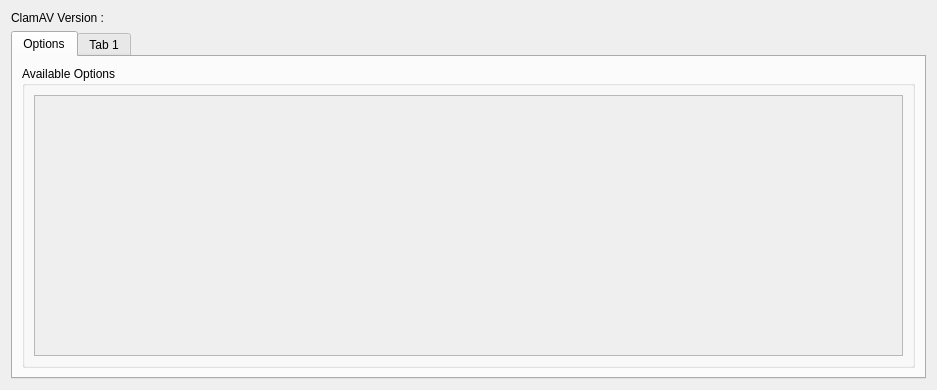
<?xml version="1.0" encoding="UTF-8"?>
<ui version="4.0">
 <class>optionsDialog</class>
 <widget class="QWidget" name="optionsDialog">
  <property name="geometry">
   <rect>
    <x>0</x>
    <y>0</y>
    <width>937</width>
    <height>390</height>
   </rect>
  </property>
  <property name="windowTitle">
   <string>Form</string>
  </property>
  <property name="windowOpacity">
   <double>1.000000000000000</double>
  </property>
  <layout class="QGridLayout" name="gridLayout_5">
   <item row="1" column="0">
    <widget class="QTabWidget" name="tabWidget">
     <property name="currentIndex">
      <number>0</number>
     </property>
     <property name="iconSize">
      <size>
       <width>22</width>
       <height>22</height>
      </size>
     </property>
     <widget class="QWidget" name="tab">
      <attribute name="icon">
       <iconset theme="contact-new"/>
      </attribute>
      <attribute name="title">
       <string>Options</string>
      </attribute>
      <layout class="QVBoxLayout" name="verticalLayout_3">
       <item>
        <widget class="QGroupBox" name="groupBox">
         <property name="title">
          <string>Available Options</string>
         </property>
         <layout class="QVBoxLayout" name="verticalLayout">
          <item>
           <widget class="QScrollArea" name="scrollArea_2">
            <property name="widgetResizable">
             <bool>true</bool>
            </property>
            <widget class="QWidget" name="scrollAreaWidgetContents_2">
             <property name="geometry">
              <rect>
               <x>0</x>
               <y>0</y>
               <width>871</width>
               <height>249</height>
              </rect>
             </property>
             <layout class="QGridLayout" name="gridLayout_2">
              <item row="0" column="0">
               <layout class="QVBoxLayout" name="optionLayout">
                <property name="spacing">
                 <number>6</number>
                </property>
                <property name="topMargin">
                 <number>2</number>
                </property>
                <property name="bottomMargin">
                 <number>2</number>
                </property>
               </layout>
              </item>
              <item row="0" column="1">
               <layout class="QVBoxLayout" name="optionLayout_2">
                <property name="spacing">
                 <number>6</number>
                </property>
               </layout>
              </item>
             </layout>
            </widget>
           </widget>
          </item>
         </layout>
        </widget>
       </item>
      </layout>
     </widget>
     <widget class="QWidget" name="pathTab">
      <attribute name="icon">
       <iconset resource="../resources.qrc">
        <normaloff>:/icons/icons/directories.png</normaloff>:/icons/icons/directories.png</iconset>
      </attribute>
      <attribute name="title">
       <string>Tab 1</string>
      </attribute>
      <layout class="QGridLayout" name="gridLayout">
       <item row="0" column="0">
        <widget class="QScrollArea" name="scrollArea">
         <property name="widgetResizable">
          <bool>true</bool>
         </property>
         <widget class="QWidget" name="scrollAreaWidgetContents">
          <property name="geometry">
           <rect>
            <x>0</x>
            <y>0</y>
            <width>399</width>
            <height>285</height>
           </rect>
          </property>
          <layout class="QGridLayout" name="gridLayout_7">
           <item row="8" column="0" colspan="2">
            <spacer name="verticalSpacer">
             <property name="orientation">
              <enum>Qt::Orientation::Vertical</enum>
             </property>
             <property name="sizeHint" stdset="0">
              <size>
               <width>20</width>
               <height>40</height>
              </size>
             </property>
            </spacer>
           </item>
           <item row="2" column="0" colspan="2">
            <widget class="QFrame" name="scanFileFrame">
             <property name="frameShape">
              <enum>QFrame::Shape::NoFrame</enum>
             </property>
             <property name="frameShadow">
              <enum>QFrame::Shadow::Raised</enum>
             </property>
             <layout class="QHBoxLayout" name="horizontalLayout_3">
              <property name="topMargin">
               <number>1</number>
              </property>
              <property name="bottomMargin">
               <number>1</number>
              </property>
              <item>
               <widget class="QCheckBox" name="scanFilesFromFileCheckBox">
                <property name="text">
                 <string>Scan files from file</string>
                </property>
               </widget>
              </item>
              <item>
               <widget class="QLineEdit" name="scanFilesFromFileLineEdit"/>
              </item>
              <item>
               <widget class="QPushButton" name="selectSFFButton">
                <property name="text">
                 <string>...</string>
                </property>
               </widget>
              </item>
             </layout>
            </widget>
           </item>
           <item row="5" column="0" colspan="2">
            <widget class="QFrame" name="copyFrame">
             <property name="frameShape">
              <enum>QFrame::Shape::NoFrame</enum>
             </property>
             <property name="frameShadow">
              <enum>QFrame::Shadow::Raised</enum>
             </property>
             <layout class="QHBoxLayout" name="horizontalLayout_6">
              <property name="topMargin">
               <number>1</number>
              </property>
              <property name="bottomMargin">
               <number>1</number>
              </property>
              <item>
               <widget class="QCheckBox" name="copyDirectoryCheckBox">
                <property name="text">
                 <string>Copy infected files into DIRECTORY</string>
                </property>
               </widget>
              </item>
              <item>
               <widget class="QLineEdit" name="copyDirectoryLineEdit">
                <property name="styleSheet">
                 <string notr="true"/>
                </property>
                <property name="readOnly">
                 <bool>true</bool>
                </property>
               </widget>
              </item>
              <item>
               <widget class="QPushButton" name="selectCFButton">
                <property name="styleSheet">
                 <string notr="true"/>
                </property>
                <property name="text">
                 <string>...</string>
                </property>
               </widget>
              </item>
             </layout>
            </widget>
           </item>
           <item row="1" column="0" colspan="2">
            <widget class="QFrame" name="scanReportFrame">
             <property name="frameShape">
              <enum>QFrame::Shape::NoFrame</enum>
             </property>
             <property name="frameShadow">
              <enum>QFrame::Shadow::Raised</enum>
             </property>
             <layout class="QHBoxLayout" name="horizontalLayout_2">
              <property name="topMargin">
               <number>1</number>
              </property>
              <property name="bottomMargin">
               <number>1</number>
              </property>
              <item>
               <widget class="QCheckBox" name="scanReportToFileCheckBox">
                <property name="text">
                 <string>Save scan report to FILE</string>
                </property>
               </widget>
              </item>
              <item>
               <widget class="QLineEdit" name="scanReportToFileLineEdit">
                <property name="styleSheet">
                 <string notr="true"/>
                </property>
                <property name="readOnly">
                 <bool>true</bool>
                </property>
               </widget>
              </item>
              <item>
               <widget class="QPushButton" name="viewButton">
                <property name="text">
                 <string/>
                </property>
                <property name="icon">
                 <iconset resource="../resources.qrc">
                  <normaloff>:/icons/icons/magnifierglass.png</normaloff>:/icons/icons/magnifierglass.png</iconset>
                </property>
                <property name="iconSize">
                 <size>
                  <width>22</width>
                  <height>22</height>
                 </size>
                </property>
               </widget>
              </item>
              <item>
               <widget class="QPushButton" name="selectSCRFButton">
                <property name="styleSheet">
                 <string notr="true"/>
                </property>
                <property name="text">
                 <string>...</string>
                </property>
               </widget>
              </item>
             </layout>
            </widget>
           </item>
           <item row="4" column="0" colspan="2">
            <widget class="QFrame" name="moveFrame">
             <property name="frameShape">
              <enum>QFrame::Shape::NoFrame</enum>
             </property>
             <property name="frameShadow">
              <enum>QFrame::Shadow::Raised</enum>
             </property>
             <layout class="QHBoxLayout" name="horizontalLayout_5">
              <property name="topMargin">
               <number>1</number>
              </property>
              <property name="bottomMargin">
               <number>1</number>
              </property>
              <item>
               <widget class="QCheckBox" name="moveDirectoryCheckBox">
                <property name="text">
                 <string>Move infected files into DIRECTORY</string>
                </property>
               </widget>
              </item>
              <item>
               <widget class="QLineEdit" name="moveDirectoryLineEdit">
                <property name="styleSheet">
                 <string notr="true"/>
                </property>
                <property name="readOnly">
                 <bool>true</bool>
                </property>
               </widget>
              </item>
              <item>
               <widget class="QPushButton" name="selectMDButton">
                <property name="styleSheet">
                 <string notr="true"/>
                </property>
                <property name="text">
                 <string>...</string>
                </property>
               </widget>
              </item>
             </layout>
            </widget>
           </item>
           <item row="0" column="0" colspan="2">
            <widget class="QFrame" name="databaseFrame">
             <property name="frameShape">
              <enum>QFrame::Shape::NoFrame</enum>
             </property>
             <property name="frameShadow">
              <enum>QFrame::Shadow::Raised</enum>
             </property>
             <layout class="QHBoxLayout" name="horizontalLayout">
              <property name="topMargin">
               <number>1</number>
              </property>
              <property name="bottomMargin">
               <number>1</number>
              </property>
              <item>
               <widget class="QCheckBox" name="loadVirusDatabaseCheckBox">
                <property name="text">
                 <string>Use the antivirus database from DIR</string>
                </property>
               </widget>
              </item>
              <item>
               <widget class="QLineEdit" name="loadVirusDatabaseLineEdit">
                <property name="styleSheet">
                 <string notr="true"/>
                </property>
                <property name="readOnly">
                 <bool>true</bool>
                </property>
               </widget>
              </item>
              <item>
               <widget class="QPushButton" name="selectLVDButton">
                <property name="autoFillBackground">
                 <bool>false</bool>
                </property>
                <property name="styleSheet">
                 <string notr="true"/>
                </property>
                <property name="text">
                 <string>...</string>
                </property>
               </widget>
              </item>
             </layout>
            </widget>
           </item>
           <item row="3" column="0" colspan="2">
            <widget class="QFrame" name="tempFileFrame">
             <property name="frameShape">
              <enum>QFrame::Shape::NoFrame</enum>
             </property>
             <property name="frameShadow">
              <enum>QFrame::Shadow::Raised</enum>
             </property>
             <layout class="QHBoxLayout" name="horizontalLayout_4">
              <property name="topMargin">
               <number>1</number>
              </property>
              <property name="bottomMargin">
               <number>1</number>
              </property>
              <item>
               <widget class="QCheckBox" name="tempFileCheckBox">
                <property name="text">
                 <string>Create temporary files in DIRECTORY</string>
                </property>
               </widget>
              </item>
              <item>
               <widget class="QLineEdit" name="tempFilesLineEdit">
                <property name="styleSheet">
                 <string notr="true"/>
                </property>
                <property name="readOnly">
                 <bool>true</bool>
                </property>
               </widget>
              </item>
              <item>
               <widget class="QPushButton" name="selectTFButton">
                <property name="styleSheet">
                 <string notr="true"/>
                </property>
                <property name="text">
                 <string>...</string>
                </property>
               </widget>
              </item>
             </layout>
            </widget>
           </item>
           <item row="7" column="0" colspan="2">
            <widget class="QFrame" name="followFileLinksFrame">
             <property name="frameShape">
              <enum>QFrame::Shape::NoFrame</enum>
             </property>
             <property name="frameShadow">
              <enum>QFrame::Shadow::Raised</enum>
             </property>
             <layout class="QHBoxLayout" name="horizontalLayout_8">
              <property name="topMargin">
               <number>1</number>
              </property>
              <property name="bottomMargin">
               <number>1</number>
              </property>
              <item>
               <widget class="QCheckBox" name="followFileSymlinksCheckBox">
                <property name="text">
                 <string>Follow file symlinks</string>
                </property>
               </widget>
              </item>
              <item>
               <spacer name="horizontalSpacer_2">
                <property name="orientation">
                 <enum>Qt::Orientation::Horizontal</enum>
                </property>
                <property name="sizeHint" stdset="0">
                 <size>
                  <width>40</width>
                  <height>20</height>
                 </size>
                </property>
               </spacer>
              </item>
              <item>
               <widget class="QComboBox" name="followFileSymlinksComboBox">
                <item>
                 <property name="text">
                  <string>never</string>
                 </property>
                </item>
                <item>
                 <property name="text">
                  <string>direct</string>
                 </property>
                </item>
                <item>
                 <property name="text">
                  <string>always</string>
                 </property>
                </item>
               </widget>
              </item>
             </layout>
            </widget>
           </item>
           <item row="6" column="0" colspan="2">
            <widget class="QFrame" name="followDirLinksFrame">
             <property name="frameShape">
              <enum>QFrame::Shape::NoFrame</enum>
             </property>
             <property name="frameShadow">
              <enum>QFrame::Shadow::Raised</enum>
             </property>
             <layout class="QHBoxLayout" name="horizontalLayout_7">
              <property name="topMargin">
               <number>1</number>
              </property>
              <property name="bottomMargin">
               <number>1</number>
              </property>
              <item>
               <widget class="QCheckBox" name="followDirectorySymlinksCheckBox">
                <property name="text">
                 <string>Follow directory symlinks</string>
                </property>
               </widget>
              </item>
              <item>
               <spacer name="horizontalSpacer">
                <property name="orientation">
                 <enum>Qt::Orientation::Horizontal</enum>
                </property>
                <property name="sizeHint" stdset="0">
                 <size>
                  <width>40</width>
                  <height>20</height>
                 </size>
                </property>
               </spacer>
              </item>
              <item>
               <widget class="QComboBox" name="followDirectorySymlinksComboBox">
                <property name="sizePolicy">
                 <sizepolicy hsizetype="Preferred" vsizetype="Fixed">
                  <horstretch>0</horstretch>
                  <verstretch>0</verstretch>
                 </sizepolicy>
                </property>
                <item>
                 <property name="text">
                  <string>never</string>
                 </property>
                </item>
                <item>
                 <property name="text">
                  <string>direct</string>
                 </property>
                </item>
                <item>
                 <property name="text">
                  <string>always</string>
                 </property>
                </item>
               </widget>
              </item>
             </layout>
            </widget>
           </item>
          </layout>
         </widget>
        </widget>
       </item>
      </layout>
     </widget>
    </widget>
   </item>
   <item row="0" column="0">
    <widget class="QLabel" name="versionLabel">
     <property name="text">
      <string>ClamAV Version : </string>
     </property>
    </widget>
   </item>
  </layout>
 </widget>
 <resources>
  <include location="../resources.qrc"/>
 </resources>
 <connections>
  <connection>
   <sender>selectSCRFButton</sender>
   <signal>clicked()</signal>
   <receiver>optionsDialog</receiver>
   <slot>slot_selectSRTFButtonClicked()</slot>
   <hints>
    <hint type="sourcelabel">
     <x>896</x>
     <y>174</y>
    </hint>
    <hint type="destinationlabel">
     <x>743</x>
     <y>359</y>
    </hint>
   </hints>
  </connection>
  <connection>
   <sender>selectSFFButton</sender>
   <signal>clicked()</signal>
   <receiver>optionsDialog</receiver>
   <slot>slot_selectSFFButtonClicked()</slot>
   <hints>
    <hint type="sourcelabel">
     <x>896</x>
     <y>227</y>
    </hint>
    <hint type="destinationlabel">
     <x>743</x>
     <y>396</y>
    </hint>
   </hints>
  </connection>
  <connection>
   <sender>selectTFButton</sender>
   <signal>clicked()</signal>
   <receiver>optionsDialog</receiver>
   <slot>slot_selectTDButtonClicked()</slot>
   <hints>
    <hint type="sourcelabel">
     <x>896</x>
     <y>279</y>
    </hint>
    <hint type="destinationlabel">
     <x>743</x>
     <y>432</y>
    </hint>
   </hints>
  </connection>
  <connection>
   <sender>selectMDButton</sender>
   <signal>clicked()</signal>
   <receiver>optionsDialog</receiver>
   <slot>slot_selectMDButtonClicked()</slot>
   <hints>
    <hint type="sourcelabel">
     <x>896</x>
     <y>331</y>
    </hint>
    <hint type="destinationlabel">
     <x>741</x>
     <y>462</y>
    </hint>
   </hints>
  </connection>
  <connection>
   <sender>selectCFButton</sender>
   <signal>clicked()</signal>
   <receiver>optionsDialog</receiver>
   <slot>slot_selectCDButtonClicked()</slot>
   <hints>
    <hint type="sourcelabel">
     <x>896</x>
     <y>383</y>
    </hint>
    <hint type="destinationlabel">
     <x>742</x>
     <y>329</y>
    </hint>
   </hints>
  </connection>
  <connection>
   <sender>viewButton</sender>
   <signal>clicked()</signal>
   <receiver>optionsDialog</receiver>
   <slot>slot_logViewerButtonClicked()</slot>
   <hints>
    <hint type="sourcelabel">
     <x>810</x>
     <y>175</y>
    </hint>
    <hint type="destinationlabel">
     <x>741</x>
     <y>314</y>
    </hint>
   </hints>
  </connection>
  <connection>
   <sender>selectLVDButton</sender>
   <signal>clicked()</signal>
   <receiver>optionsDialog</receiver>
   <slot>slot_selectLVDButtonClicked()</slot>
   <hints>
    <hint type="sourcelabel">
     <x>896</x>
     <y>121</y>
    </hint>
    <hint type="destinationlabel">
     <x>742</x>
     <y>287</y>
    </hint>
   </hints>
  </connection>
  <connection>
   <sender>loadVirusDatabaseCheckBox</sender>
   <signal>clicked()</signal>
   <receiver>optionsDialog</receiver>
   <slot>writeDirectories()</slot>
   <hints>
    <hint type="sourcelabel">
     <x>48</x>
     <y>110</y>
    </hint>
    <hint type="destinationlabel">
     <x>5</x>
     <y>422</y>
    </hint>
   </hints>
  </connection>
  <connection>
   <sender>scanReportToFileCheckBox</sender>
   <signal>clicked()</signal>
   <receiver>optionsDialog</receiver>
   <slot>writeDirectories()</slot>
   <hints>
    <hint type="sourcelabel">
     <x>98</x>
     <y>173</y>
    </hint>
    <hint type="destinationlabel">
     <x>5</x>
     <y>460</y>
    </hint>
   </hints>
  </connection>
  <connection>
   <sender>scanFilesFromFileCheckBox</sender>
   <signal>clicked()</signal>
   <receiver>optionsDialog</receiver>
   <slot>writeDirectories()</slot>
   <hints>
    <hint type="sourcelabel">
     <x>84</x>
     <y>226</y>
    </hint>
    <hint type="destinationlabel">
     <x>3</x>
     <y>493</y>
    </hint>
   </hints>
  </connection>
  <connection>
   <sender>tempFileCheckBox</sender>
   <signal>clicked()</signal>
   <receiver>optionsDialog</receiver>
   <slot>writeDirectories()</slot>
   <hints>
    <hint type="sourcelabel">
     <x>70</x>
     <y>278</y>
    </hint>
    <hint type="destinationlabel">
     <x>2</x>
     <y>526</y>
    </hint>
   </hints>
  </connection>
  <connection>
   <sender>moveDirectoryCheckBox</sender>
   <signal>clicked()</signal>
   <receiver>optionsDialog</receiver>
   <slot>writeDirectories()</slot>
   <hints>
    <hint type="sourcelabel">
     <x>89</x>
     <y>330</y>
    </hint>
    <hint type="destinationlabel">
     <x>0</x>
     <y>560</y>
    </hint>
   </hints>
  </connection>
  <connection>
   <sender>copyDirectoryCheckBox</sender>
   <signal>clicked()</signal>
   <receiver>optionsDialog</receiver>
   <slot>writeDirectories()</slot>
   <hints>
    <hint type="sourcelabel">
     <x>73</x>
     <y>382</y>
    </hint>
    <hint type="destinationlabel">
     <x>0</x>
     <y>590</y>
    </hint>
   </hints>
  </connection>
  <connection>
   <sender>followDirectorySymlinksCheckBox</sender>
   <signal>clicked()</signal>
   <receiver>optionsDialog</receiver>
   <slot>writeDirectories()</slot>
   <hints>
    <hint type="sourcelabel">
     <x>89</x>
     <y>434</y>
    </hint>
    <hint type="destinationlabel">
     <x>1</x>
     <y>619</y>
    </hint>
   </hints>
  </connection>
  <connection>
   <sender>followFileSymlinksCheckBox</sender>
   <signal>clicked()</signal>
   <receiver>optionsDialog</receiver>
   <slot>writeDirectories()</slot>
   <hints>
    <hint type="sourcelabel">
     <x>86</x>
     <y>486</y>
    </hint>
    <hint type="destinationlabel">
     <x>2</x>
     <y>651</y>
    </hint>
   </hints>
  </connection>
  <connection>
   <sender>followDirectorySymlinksComboBox</sender>
   <signal>activated(int)</signal>
   <receiver>optionsDialog</receiver>
   <slot>writeDirectories()</slot>
   <hints>
    <hint type="sourcelabel">
     <x>896</x>
     <y>435</y>
    </hint>
    <hint type="destinationlabel">
     <x>933</x>
     <y>600</y>
    </hint>
   </hints>
  </connection>
  <connection>
   <sender>followFileSymlinksComboBox</sender>
   <signal>activated(int)</signal>
   <receiver>optionsDialog</receiver>
   <slot>writeDirectories()</slot>
   <hints>
    <hint type="sourcelabel">
     <x>896</x>
     <y>487</y>
    </hint>
    <hint type="destinationlabel">
     <x>931</x>
     <y>636</y>
    </hint>
   </hints>
  </connection>
 </connections>
 <slots>
  <slot>slot_addButtonClicked()</slot>
  <slot>slot_removeButtonClicked()</slot>
  <slot>slot_selectLVDButtonClicked()</slot>
  <slot>slot_selectSRTFButtonClicked()</slot>
  <slot>slot_selectTDButtonClicked()</slot>
  <slot>slot_selectMDButtonClicked()</slot>
  <slot>slot_selectCDButtonClicked()</slot>
  <slot>writeDirectories()</slot>
  <slot>slot_selectSFFButtonClicked()</slot>
  <slot>slot_logViewerButtonClicked()</slot>
 </slots>
</ui>
